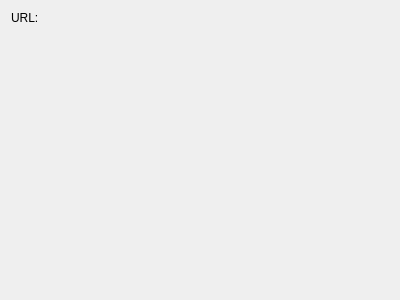
<?xml version="1.0" encoding="UTF-8"?>
<ui version="4.0">
 <class>mailboxWizard</class>
 <widget class="QWidget" name="mailboxWizard">
  <property name="geometry">
   <rect>
    <x>0</x>
    <y>0</y>
    <width>400</width>
    <height>300</height>
   </rect>
  </property>
  <layout class="QVBoxLayout" name="verticalLayout">
   <item>
    <layout class="QHBoxLayout" name="horizontalLayout">
     <item>
      <widget class="QLabel" name="label">
       <property name="text">
        <string>URL:</string>
       </property>
      </widget>
     </item>
     <item>
      <widget class="KUrlRequester" name="mailboxPath">
       <property name="mode">
        <set>KFile::ExistingOnly</set>
       </property>
      </widget>
     </item>
    </layout>
   </item>
   <item>
    <spacer name="verticalSpacer_2">
     <property name="orientation">
      <enum>Qt::Vertical</enum>
     </property>
     <property name="sizeHint" stdset="0">
      <size>
       <width>20</width>
       <height>138</height>
      </size>
     </property>
    </spacer>
   </item>
  </layout>
 </widget>
 <customwidgets>
  <customwidget>
   <class>KUrlRequester</class>
   <extends>QFrame</extends>
   <header>kurlrequester.h</header>
  </customwidget>
 </customwidgets>
 <resources/>
 <connections/>
</ui>
